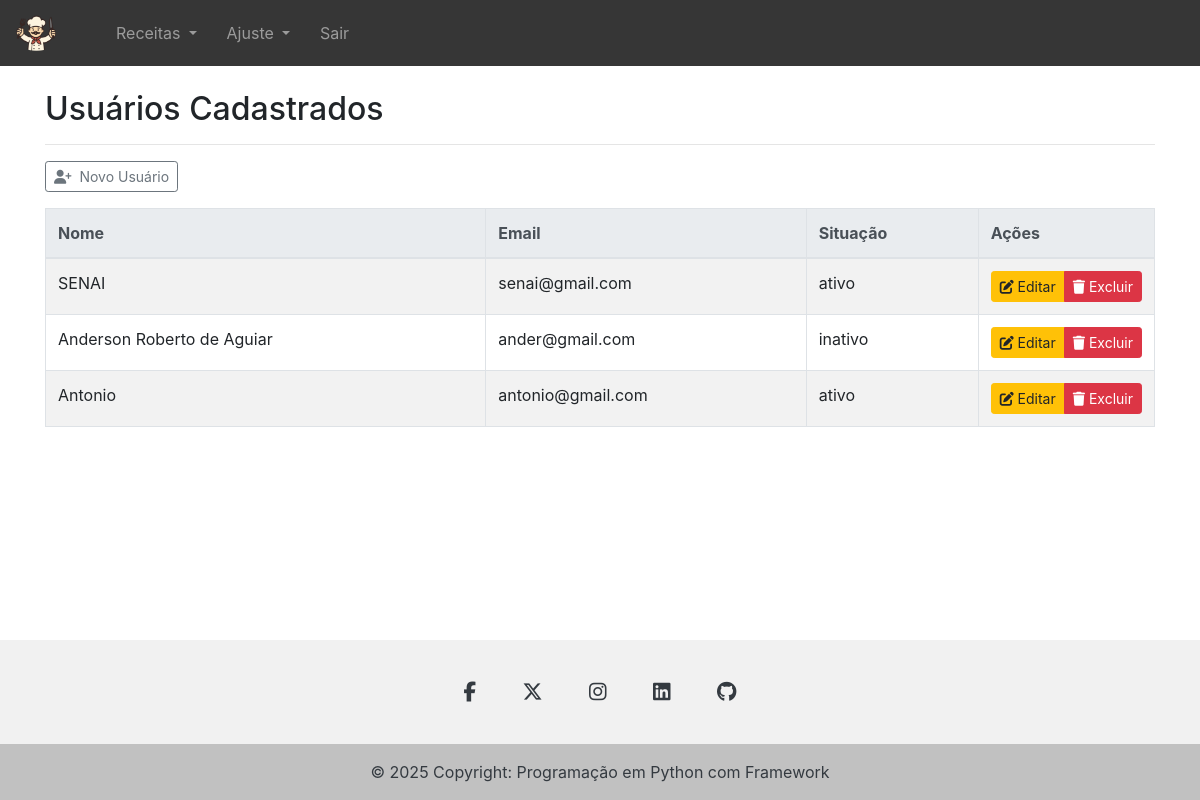
Page /listusuario (signed in) on the earlier database version.
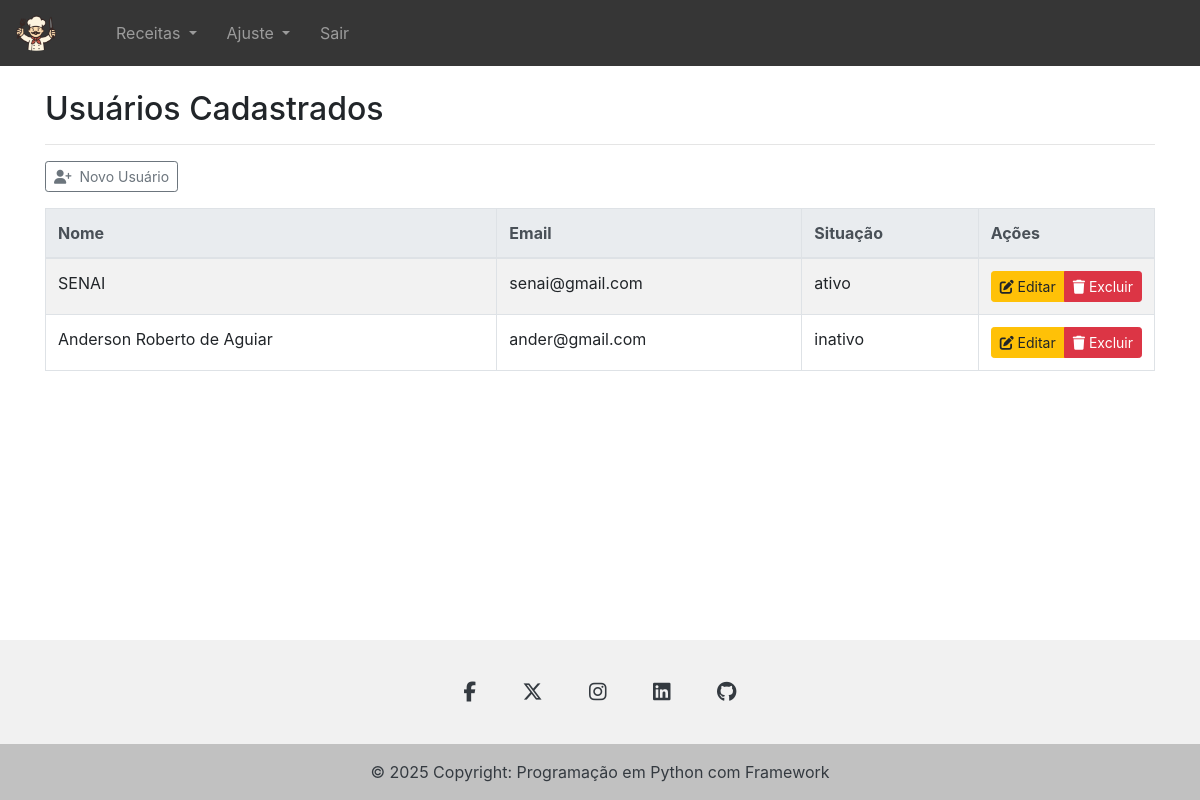
Same page on the later database version.
### tables this page shows
CREATE TABLE usuarios (
            id INTEGER PRIMARY KEY AUTOINCREMENT,
            nome TEXT NOT NULL,
            email TEXT NOT NULL UNIQUE,
            senha TEXT NOT NULL,
            situacao TEXT NOT NULL
        );

### app.py (the view)
@app.route('/listusuario', methods=['GET'])
@login_requerido
def listusuario():
    service = UsuarioService()
    try:
        usuarios = service.listar_usuarios()
    except Exception as e:
        flash(f"Erro ao carregar usuários: {str(e)}", "error")
        usuarios = []
    return render_template('list_usuario.html', usuarios=usuarios)

### app.py (called while the page is built)
def login_requerido(f):
    @wraps(f)
    def decorated_function(*args, **kwargs):
        if 'usuario' not in session:
            flash("Você precisa estar logado para acessar esta página.", "error")
            return redirect(url_for('login'))
        return f(*args, **kwargs)
    return decorated_function

@app.context_processor
def inject_social_links():
    social_links = {}
    service = ContatoService()
    contato = service.obter_contato()
    if contato:
        social_links = {
            "facebook" : contato.facebook or "",
            "rede_x" : contato.rede_x or "",
            "instagram" : contato.instagram or "",
            "linkedin" : contato.linkedin or "",
            "github" : contato.github or ""
        }
    return {"social_links": social_links}

### core/contato/contato_repository.py (called while the page is built)
    def _criar_tabela(self):
        query = '''
        CREATE TABLE IF NOT EXISTS contatos (
            id INTEGER PRIMARY KEY,
            facebook TEXT,
            rede_x TEXT,
            instagram TEXT,
            linkedin TEXT,
            github TEXT
        )
        '''
        self.conn.execute(query)
        self.conn.commit()

### templates/list_usuario.html (shortened to what this page needs)
{% extends "base.html" %}
{% block content %}
<h2>Usuários Cadastrados</h2>
<hr>
<div class="btn-group mb-3" role="group">
    <button type="button" class="btn btn-outline-secondary btn-sm" onclick="window.location.href='{{ url_for('usuario') }}'">
        <i class="fa-solid fa-user-plus"></i>&nbsp;&nbsp;Novo Usuário
    </button>
</div>
<table class="table table-bordered table-striped">
    <thead class="thead-light">
        <tr>
            <th>Nome</th>
            <th>Email</th>
            <th>Situação</th>
            <th style="width: 160px;">Ações</th>
        </tr>
    </thead>
    <tbody>
        {% for usuario in usuarios %}
        <tr>
            <td>{{ usuario.nome }}</td>
            <td>{{ usuario.email }}</td>
            <td>{{ usuario.situacao }}</td>
            <td>
            <div class="btn-group btn-group-sm" role="group">
                <a href="{{ url_for('editar_usuario', id=usuario.id) }}" class="btn btn-warning">
                <i class="fa-solid fa-pen-to-square"></i> Editar
                </a>
                <a href="{{ url_for('excluir_usuario', id=usuario.id) }}" class="btn btn-danger" onclick="return confirm('Tem certeza que deseja excluir este usuário?');">
                <i class="fa-solid fa-trash"></i> Excluir
                </a>
            </div>
            </td>
        </tr>
        {% else %}
        <tr>
            <td colspan="4" class="text-center">Nenhum usuário encontrado.</td>
        </tr>
        {% endfor %}
    </tbody>
</table>
{% endblock %}

Differences in the rows shown:
removed usuarios: nome "Antonio", email "antonio@gmail.com", situacao "ativo"
